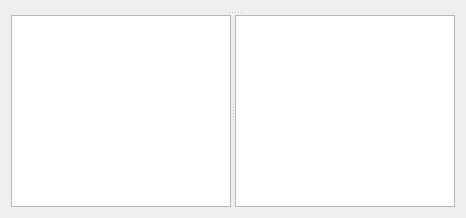
<?xml version="1.0" encoding="UTF-8"?>
<ui version="4.0">
 <class>XbeeFramePopupWindow</class>
 <widget class="QWidget" name="XbeeFramePopupWindow">
  <property name="geometry">
   <rect>
    <x>0</x>
    <y>0</y>
    <width>466</width>
    <height>217</height>
   </rect>
  </property>
  <property name="windowTitle">
   <string>Form</string>
  </property>
  <layout class="QVBoxLayout" name="verticalLayout">
   <item>
    <widget class="QSplitter" name="splitter_2">
     <property name="orientation">
      <enum>Qt::Vertical</enum>
     </property>
     <widget class="QWidget" name="formLayoutWidget">
      <layout class="QFormLayout" name="frameFormLayout">
       <property name="rowWrapPolicy">
        <enum>QFormLayout::DontWrapRows</enum>
       </property>
       <property name="formAlignment">
        <set>Qt::AlignRight|Qt::AlignTop|Qt::AlignTrailing</set>
       </property>
      </layout>
     </widget>
     <widget class="QSplitter" name="splitter">
      <property name="sizePolicy">
       <sizepolicy hsizetype="Expanding" vsizetype="MinimumExpanding">
        <horstretch>0</horstretch>
        <verstretch>0</verstretch>
       </sizepolicy>
      </property>
      <property name="orientation">
       <enum>Qt::Horizontal</enum>
      </property>
      <widget class="QTextEdit" name="hexTextField">
       <property name="sizePolicy">
        <sizepolicy hsizetype="Expanding" vsizetype="MinimumExpanding">
         <horstretch>0</horstretch>
         <verstretch>0</verstretch>
        </sizepolicy>
       </property>
      </widget>
      <widget class="QTextEdit" name="asciiTextField">
       <property name="sizePolicy">
        <sizepolicy hsizetype="Expanding" vsizetype="MinimumExpanding">
         <horstretch>0</horstretch>
         <verstretch>0</verstretch>
        </sizepolicy>
       </property>
      </widget>
     </widget>
    </widget>
   </item>
  </layout>
 </widget>
 <resources/>
 <connections/>
</ui>
